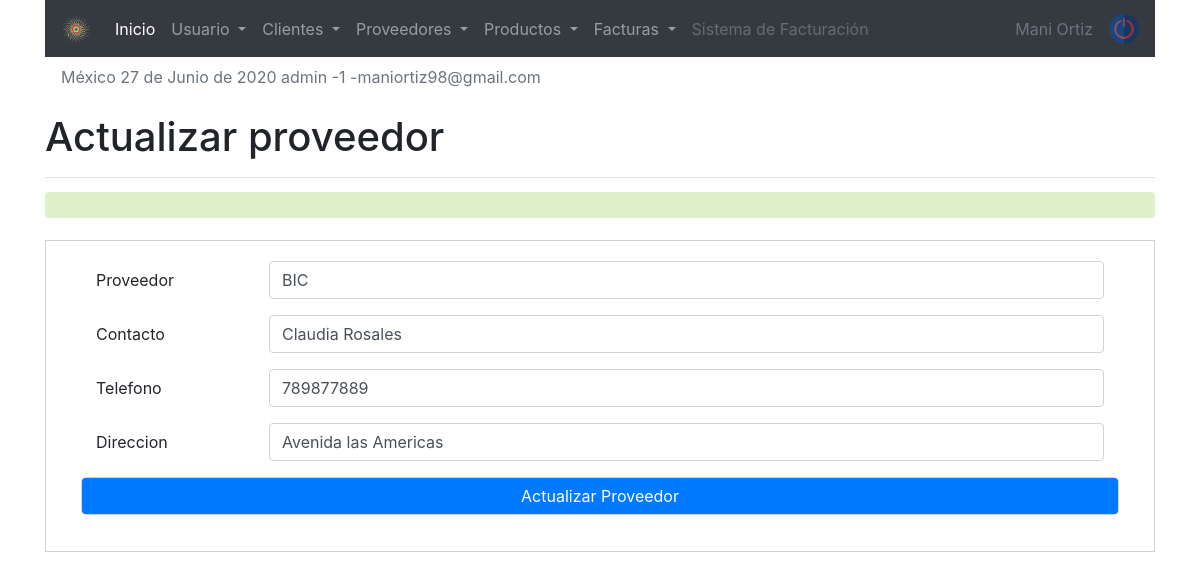
The page /sistema/editar_proveedor.php?id=1 (signed in) on the database its author committed.
### tables this page shows
CREATE TABLE `proveedor` (
  `codproveedor` int(11) NOT NULL,
  `proveedor` varchar(100) DEFAULT NULL,
  `contacto` varchar(100) DEFAULT NULL,
  `telefono` bigint(11) DEFAULT NULL,
  `direccion` text DEFAULT NULL,
  `date_add` datetime NOT NULL DEFAULT current_timestamp(),
  `idusuario` int(11) DEFAULT NULL,
  `estatus` int(11) NOT NULL DEFAULT 1
);

### sistema/editar_proveedor.php (the view, shortened to what this page needs)
<?php
include "../conexion.php";
$idproveedor = $_REQUEST['id'];
$sql = mysqli_query($conection, "SELECT * FROM proveedor WHERE codproveedor= $idproveedor and estatus = 1");
$result_sql = mysqli_num_rows($sql);
if($result_sql == 0){
    header('Location: lista_proveedor.php');
}else{
    while($data  = mysqli_fetch_array($sql)){
        $proveedor = $data['proveedor'];
        $contacto  = $data['contacto'];
        $telefono = $data['telefono'];
        $direccion   = $data['direccion'];
    }
}
?>
<!doctype html>
<html lang="en">
    <link rel="stylesheet" href="css/style1.css">
  <head>
    <?php include "includes/scripts.php" ?>
  </head>
  <body>
  <?php include "includes/header.php" ?>
<section id="container">
<div class="container">
<div class="form_refister">
    <h1>Actualizar proveedor</h1>
    <hr>
    <div class="alert"><?php echo isset($alert) ? $alert : ''; ?></div>
    <form action="" method="post">
    <div class="form-group row">
    <label for="proveedor" class="col-sm-2 col-form-label">Proveedor </label>
    <div class="col-sm-10">
      <input type="text" name="proveedor" class="form-control" id="proveedor" placeholder="Nombre del Proveedor " value="<?php echo $proveedor ; ?>">
    </div>
  </div>
  <div class="form-group row">
    <label for="contacto" class="col-sm-2 col-form-label">Contacto </label>
    <div class="col-sm-10">
      <input type="text" name="contacto" class="form-control" id="contacto" placeholder="Nombre completo del contacto " value="<?php echo $contacto ; ?>">
    </div>
  </div>
  <div class="form-group row">
    <label for="telefono" class="col-sm-2 col-form-label">Telefono </label>
    <div class="col-sm-10">
      <input type="number" name="telefono" class="form-control" id="telefono" placeholder="Telefono " value="<?php echo $telefono ; ?>">
    </div>
  </div>
  <div class="form-group row">
    <label for="direccion" class="col-sm-2 col-form-label">Direccion</label>
    <div class="col-sm-10">
      <input type="text" name="direccion" class="form-control" id="direccion" placeholder="Direccion " value="<?php echo $direccion ; ?>">
    </div>
  </div>
  <div>
    <div class="form-group row">
      <input type="submit" value="Actualizar Proveedor" name="clave" class="form-control  bg-primary text-white" id="guardar" placeholder=" ">
    </div>
    </div>
  </div>
</div>
</section>
   </body>
</html>

### sistema/css/style1.css (style rules this page uses)
form { margin: auto; padding: 20px 50px; border: 1px solid #d1d1d1; }
.alert { width: 100%; background: rgb(223, 241, 203); bottom: 6px; margin: 20px auto; }

### rows shown on the page
proveedor: proveedor "BIC", contacto "Claudia Rosales", telefono "789877889", direccion "Avenida las Americas"

### other values the page prints
fechaC() "27 de Junio de 2020"
$_SESSION['user'] "admin"
$_SESSION['rol'] "1"
$_SESSION['email'] "maniortiz98@gmail.com"
